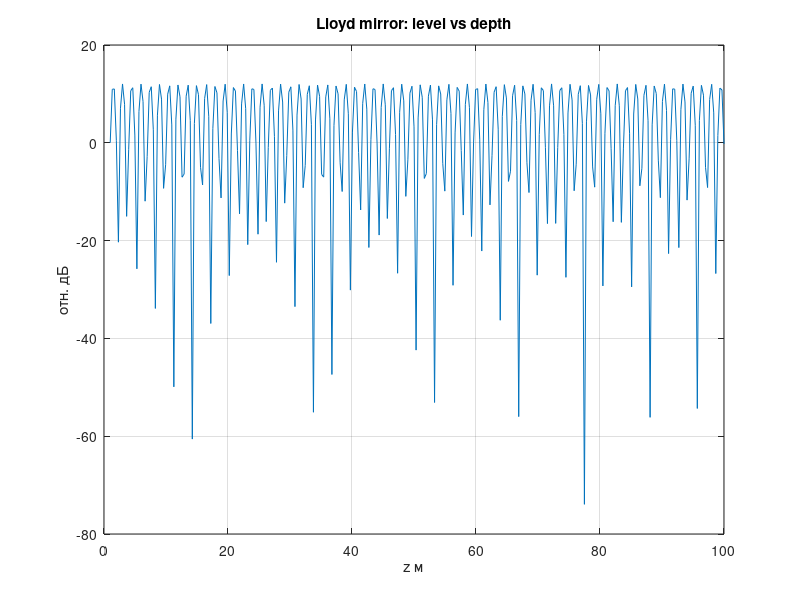

Recreate this plot in MATLAB.
% Зеркало Ллойда
% Интерференция прямого и отражённого

f = 500; r = 1000; c = 1500;
z = linspace(1, 100, 300);
dp = 2*z*r./sqrt(r^2+z.^2);
I = 4*cos(pi*dp*f/c).^2;
figure;
plot(z, 20*log10(I));
title('Lloyd mirror: level vs depth');
xlabel('z м'); ylabel('отн. дБ'); grid on;

%{
@play
{
 "title": "Зеркало Ллойда",
 "groups": [
  {
   "name": "Параметры",
   "controls": [
    {
     "var": "f",
     "label": "f Гц",
     "min": 100,
     "max": 2000,
     "step": 100,
     "default": 500
    },
    {
     "var": "r",
     "label": "Дистанция м",
     "min": 100,
     "max": 5000,
     "step": 100,
     "default": 1000
    }
   ]
  }
 ]
}
%}
